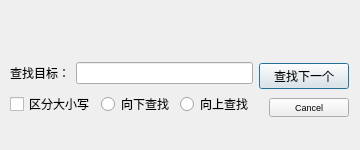
<?xml version="1.0" encoding="UTF-8"?>
<ui version="4.0">
 <class>Search</class>
 <widget class="QDialog" name="Search">
  <property name="geometry">
   <rect>
    <x>0</x>
    <y>0</y>
    <width>360</width>
    <height>150</height>
   </rect>
  </property>
  <property name="minimumSize">
   <size>
    <width>360</width>
    <height>150</height>
   </size>
  </property>
  <property name="maximumSize">
   <size>
    <width>360</width>
    <height>150</height>
   </size>
  </property>
  <property name="windowTitle">
   <string>Dialog</string>
  </property>
  <widget class="QWidget" name="">
   <property name="geometry">
    <rect>
     <x>10</x>
     <y>60</y>
     <width>339</width>
     <height>60</height>
    </rect>
   </property>
   <layout class="QHBoxLayout" name="horizontalLayout_4">
    <item>
     <layout class="QVBoxLayout" name="verticalLayout">
      <item>
       <layout class="QHBoxLayout" name="horizontalLayout">
        <item>
         <widget class="QLabel" name="label">
          <property name="text">
           <string>查找目标：</string>
          </property>
         </widget>
        </item>
        <item>
         <widget class="QLineEdit" name="lineEdit"/>
        </item>
       </layout>
      </item>
      <item>
       <layout class="QHBoxLayout" name="horizontalLayout_3">
        <item>
         <widget class="QCheckBox" name="checkBox">
          <property name="text">
           <string>区分大小写</string>
          </property>
         </widget>
        </item>
        <item>
         <layout class="QHBoxLayout" name="horizontalLayout_2">
          <item>
           <widget class="QRadioButton" name="radioButton_2">
            <property name="text">
             <string>向下查找</string>
            </property>
           </widget>
          </item>
          <item>
           <widget class="QRadioButton" name="radioButton">
            <property name="text">
             <string>向上查找</string>
            </property>
           </widget>
          </item>
         </layout>
        </item>
       </layout>
      </item>
     </layout>
    </item>
    <item>
     <layout class="QVBoxLayout" name="verticalLayout_2">
      <item>
       <widget class="QPushButton" name="findNext">
        <property name="text">
         <string>查找下一个</string>
        </property>
       </widget>
      </item>
      <item>
       <widget class="QDialogButtonBox" name="buttonBox">
        <property name="font">
         <font>
          <pointsize>7</pointsize>
         </font>
        </property>
        <property name="orientation">
         <enum>Qt::Orientation::Horizontal</enum>
        </property>
        <property name="standardButtons">
         <set>QDialogButtonBox::StandardButton::Cancel</set>
        </property>
       </widget>
      </item>
     </layout>
    </item>
   </layout>
  </widget>
 </widget>
 <resources/>
 <connections>
  <connection>
   <sender>buttonBox</sender>
   <signal>accepted()</signal>
   <receiver>Search</receiver>
   <slot>accept()</slot>
   <hints>
    <hint type="sourcelabel">
     <x>248</x>
     <y>254</y>
    </hint>
    <hint type="destinationlabel">
     <x>157</x>
     <y>274</y>
    </hint>
   </hints>
  </connection>
  <connection>
   <sender>buttonBox</sender>
   <signal>rejected()</signal>
   <receiver>Search</receiver>
   <slot>reject()</slot>
   <hints>
    <hint type="sourcelabel">
     <x>316</x>
     <y>260</y>
    </hint>
    <hint type="destinationlabel">
     <x>286</x>
     <y>274</y>
    </hint>
   </hints>
  </connection>
 </connections>
</ui>
